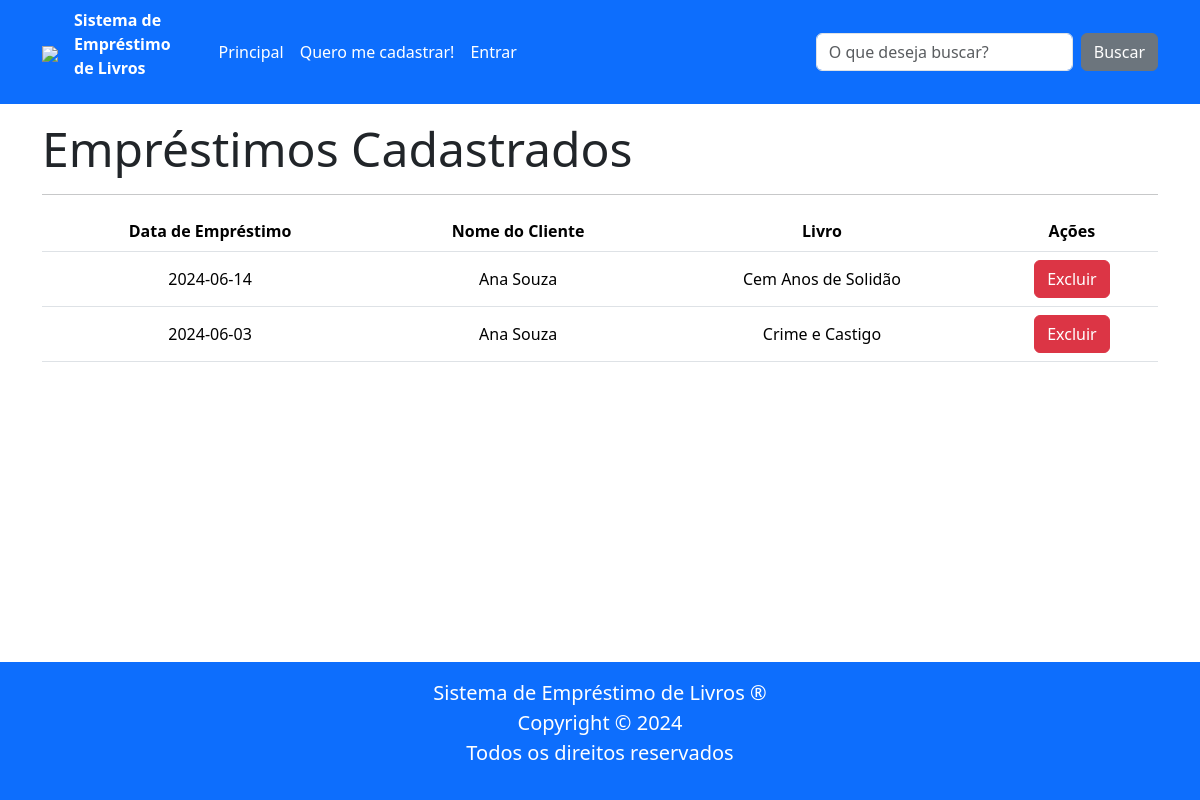
The app's page /emprestimos, older data.
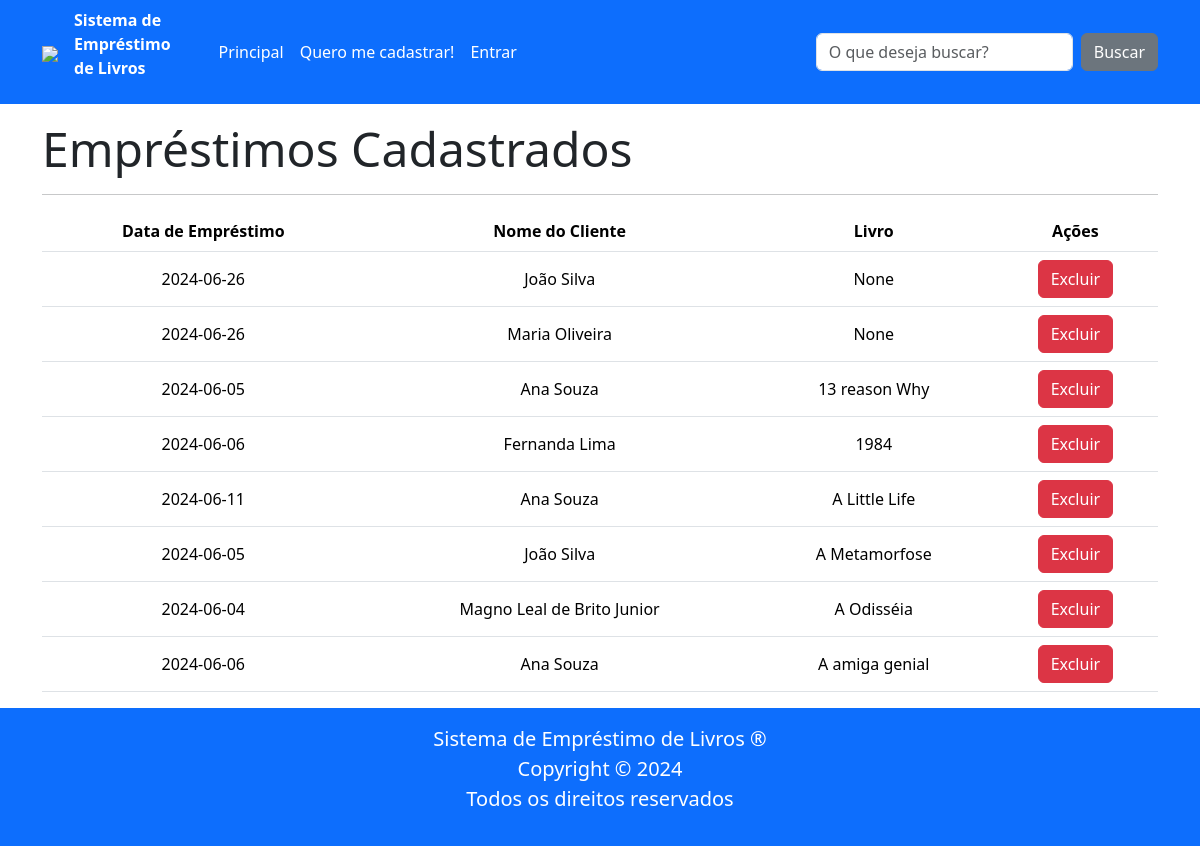
The same page, newer data.
### tables this page shows
CREATE TABLE emprestimo (
    id INTEGER PRIMARY KEY AUTOINCREMENT,
    cliente_id INTEGER NOT NULL,
    data_emprestimo DATE NOT NULL,
    FOREIGN KEY (cliente_id) REFERENCES cliente (id)
);

CREATE TABLE cliente (
        id INTEGER PRIMARY KEY AUTOINCREMENT,
        nome TEXT NOT NULL,
        cpf TEXT NOT NULL UNIQUE,
        data_nascimento DATE NOT NULL,
        endereco TEXT NOT NULL,
        telefone TEXT NOT NULL UNIQUE,
        email TEXT NOT NULL UNIQUE,
        senha TEXT NOT NULL,
        admin INTEGER NOT NULL DEFAULT 0,
        token TEXT);

CREATE TABLE livro (
        id INTEGER PRIMARY KEY AUTOINCREMENT,
        nome TEXT NOT NULL,
        autor TEXT NOT NULL,
        descricao TEXT NOT NULL,
        isbn TEXT NOT NULL,
        emprestado BOOLEAN NOT NULL

        );

### routes/main_routes.py (the view)
@router.get("/emprestimos")
async def get_emprestimos(request: Request):
    lista_emprestimos = EmprestimoRepo.obter_todos()
    lista_livros = LivroRepo.obter_todos()
    lista_clientes = ClienteRepo.obter_todos()
    lista_emprestimos_livro = EmprestimoLivroRepo.obter_todos()
    lista_final = []
    for emprestimo in lista_emprestimos:
        cliente = ClienteRepo.obter_um(emprestimo.cliente_id)
        nome = cliente.nome
        print("----------> CLIENTE NOME", nome)
        livro_selecionado = None
        for elivro in lista_emprestimos_livro:
            if emprestimo.id == elivro.id:
                for livro in lista_livros:
                    if livro.id == elivro.emprestimo_id:
                        livro_selecionado = livro.nome
        lista_final.append([emprestimo.data_emprestimo,nome,livro_selecionado, emprestimo.id])
    print(lista_final)
    return templates.TemplateResponse(
        "emprestimos.html",
        {"request": request,
        "lista_final":lista_final
        },
    )

### templates/emprestimos.html (shortened to what this page needs)
{% extends "base.html" %}
{% block conteudo %}
<h1 class="display-5"><b>Empréstimos Cadastrados</b></h1>
<hr>
<table class="table">
    <thead>
        <tr>
            <th>Data de Empréstimo</th>
            <th>Nome do Cliente</th>
            <th>Livro</th>
            <th>Ações</th>
        </tr>
    </thead>
    <tbody>
        {% for emprestimo in lista_final %}
        <tr>
            <td>{{ emprestimo[0] }}</td>
            <td>{{ emprestimo[1] }}</td>
            <td>{{ emprestimo[2] }}</td>
            <td>
                <form action="/excluir_emprestimo/{{emprestimo[3]}}" method="get">
                    <button type="submit" class="btn btn-danger">Excluir</button>
                </form>
            </td>
        </tr>
        {% endfor %}
    </tbody>
</table>
{% endblock %}

Row changes from the older to the newer data that the page shows:
removed emprestimo: data_emprestimo "2024-06-14"
no longer on this page (row edited): livro: nome "Cem Anos de Solidão"
removed emprestimo: data_emprestimo "2024-06-03"
no longer on this page (row edited): livro: nome "Crime e Castigo"
added emprestimo: data_emprestimo "2024-06-26"
now on this page (row unchanged): cliente: nome "João Silva" "João Silva"
added emprestimo: data_emprestimo "2024-06-26"
now on this page (row unchanged): cliente: nome "Maria Oliveira"
added emprestimo: data_emprestimo "2024-06-05"
now on this page (row unchanged): livro: nome "13 reason Why"
added emprestimo: data_emprestimo "2024-06-06"
now on this page (row unchanged): cliente: nome "Fernanda Lima"
now on this page (row unchanged): livro: nome "1984"
added emprestimo: data_emprestimo "2024-06-11"
now on this page (row unchanged): livro: nome "A Little Life"
added emprestimo: data_emprestimo "2024-06-05"
now on this page (row unchanged): livro: nome "A Metamorfose"
added emprestimo: data_emprestimo "2024-06-04"
now on this page (row edited): cliente: nome "Magno Leal de Brito Junior"
now on this page (row edited): livro: nome "A Odisséia"
added emprestimo: data_emprestimo "2024-06-06"
now on this page (row unchanged): livro: nome "A amiga genial"
Text that changed along with them:
new list line: "None Excluir"
new list line: "Ana Souza"
new list line: "Excluir"
list line gone: "Ana Souza"
list line gone: "Excluir"
